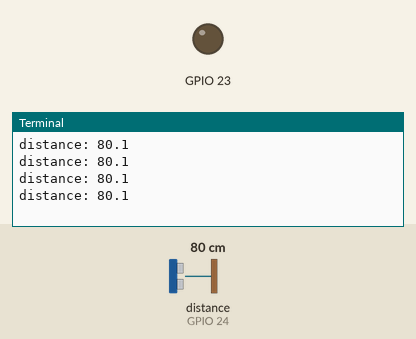
A program run on a simulated Raspberry Pi (BCM pin numbers). Shown: output pins drawn as LEDs (lit = HIGH), the last lines printed to the terminal. The test bench sets the inputs (shaded band); at power-on: distance to the obstacle (sensor on GPIO 24) 80 cm. The clock reads 2024-03-15 10:24:30 at power-on unless the program sets it; pins used as bus, display or sensor lines are not drawn.

Above: at 1.2 s.
1.3 s: distance to the obstacle (sensor on GPIO 24) set to 2 cm
At 1.53 s:
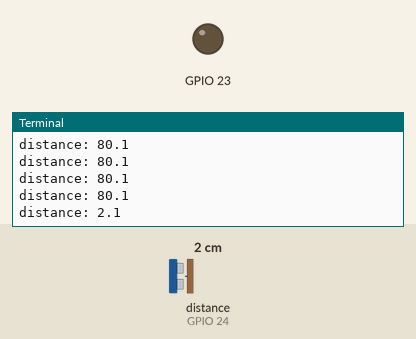
2.8 s: distance to the obstacle (sensor on GPIO 24) set to 4 cm
At 3.03 s:
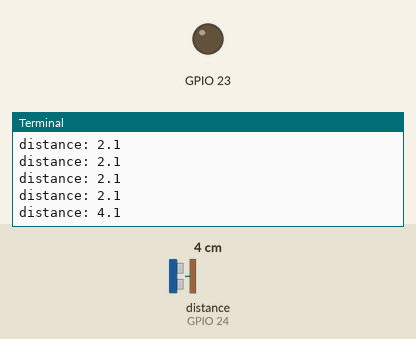
Timing chart, 0 to 5.8 s (numbered marks = the images above; inputs shaded):
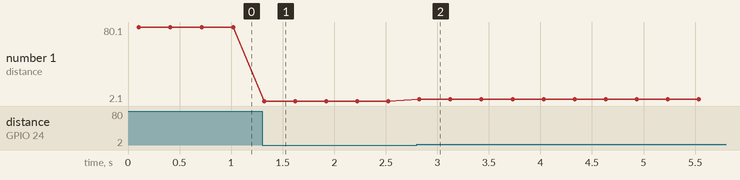

Measured:
- after the input at 1.3 s, the terminal: prints a new line at once (image 1)
- after the input at 2.8 s, the terminal: prints a new line at once (image 2)
- plotted number 1: 80.1 → 2.1 after the input at 1.3 s, 2.1 → 4.1 after the input at 2.8 s

The program:

ultrasonic.py
```python
import time
import RPi.GPIO as io

io.setmode(io.BCM)
io.setup(24,io.IN)
io.setup(23,io.OUT)

while True:
    pulse_start=0
    pulse_stop=0
    duration=0
    distance=0
    io.output(23,io.LOW)
    time.sleep(.1)
    io.output(23,io.HIGH)
    time.sleep(0.000010)
    io.output(23,io.LOW)

    while io.input(24)==0:
        pulse_start=time.time()

    while io.input(24)==1:
        pulse_stop=time.time()

    duration = pulse_stop - pulse_start

    distance=duration*17150.0
    distance=round(distance,1)
    print("distance: "+ str(distance))

    time.sleep(0.2)
    
```
